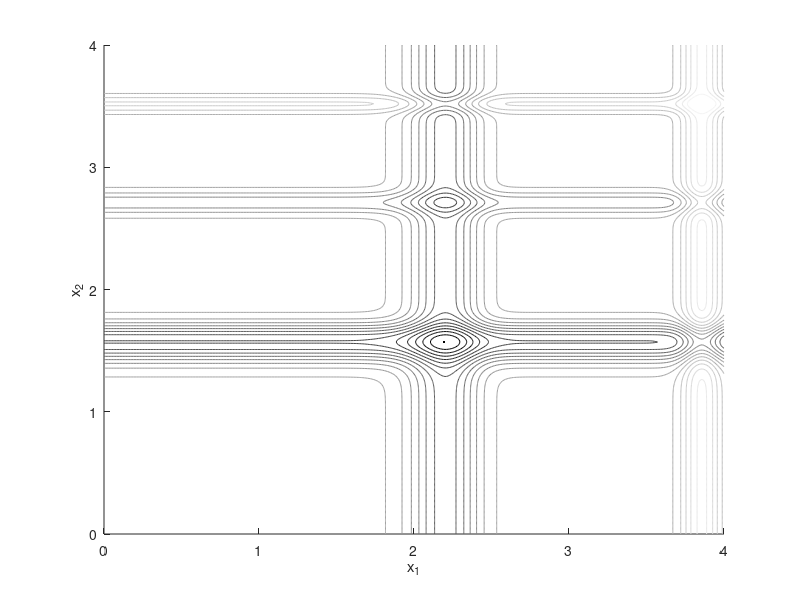
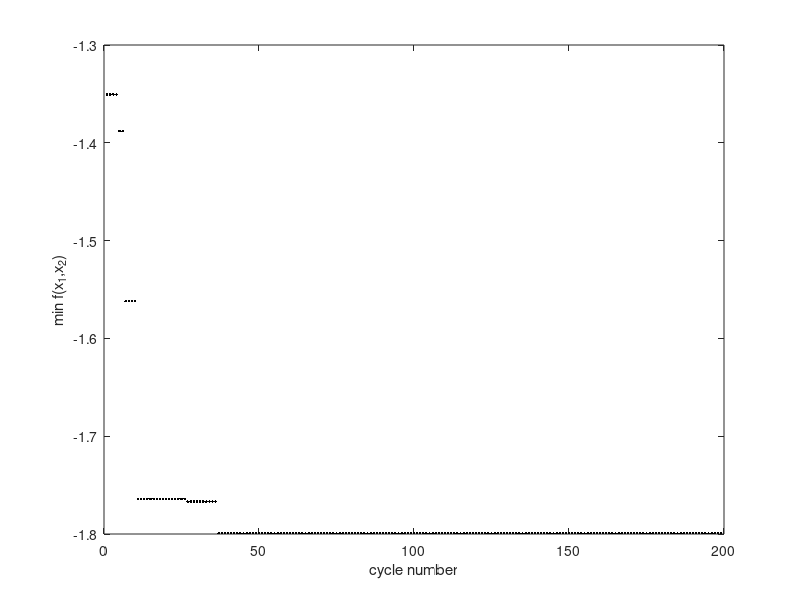

The MATLAB script that drew these images, in order:
% Simulated Annealing, written by Mojtaba Eslami


clear all

ul = 0; % lower bound of design variables
uh = 4; % higher bound of design variables

x = [ul:0.01:uh];
y = [ul:0.01:uh];
for i=1:length(x)
    for j=1:length(y)
        f(i,j) = -sin(y(j))*sin(y(j)^2/pi)^20-sin(x(i))*sin(2*x(i)^2/pi)^20;
    end
end

figure(1);clf;hold on
contour(x,y,f,20)
xlabel('x_1')
ylabel('x_2')

axis([ul uh ul uh])
colormap(gray)

c = .5; % temperature reduction factor
n = 50; % number of iterations before temperature reduction (n is used instead of the parameter m)

% estimating the value of T
x1 = ul+rand(10,1)*uh; % ten random numbers are generated for x1
x2 = ul+rand(10,1)*uh; % ten random numbers are generated for x2

f = -sin(x1).*sin(x1.^2/pi).^20-sin(x2).*sin(2*x2.^2/pi).^20;
T = abs(mean(f));

p = 1; %cycle number
i = 1; %iteration number
vicinity_radius = 2;


X = ul+(uh-ul)*rand(2,1);
X_best = X;
fbest(1) = 1000;

while p<200
    f = -sin(X(1)).*sin(X(1).^2/pi).^20-sin(X(2)).*sin(2*X(2).^2/pi).^20;
    
    X_new(1) = max(X(1)-vicinity_radius,ul)+rand*(min(X(1)+vicinity_radius,uh)-max(X(1)-vicinity_radius,ul));
    X_new(2) = max(X(2)-vicinity_radius,ul)+rand*(min(X(2)+vicinity_radius,uh)-max(X(2)-vicinity_radius,ul));
       
    f_new = -sin(X_new(1)).*sin(X_new(1).^2/pi).^20-sin(X_new(2)).*sin(2*X_new(2).^2/pi).^20;
    
    % accept or reject X_new using Metropolis criterion
    if f_new<f
        X = X_new;
        
        %saving the results
        if f_new<min(fbest)
            X_best = X;
            fbest(p) = min(min(fbest),f_new);
        end
        
    elseif exp(-(f_new-f)/T)<rand
        X = X_new;
    end
    
        
    i = i+1;
    
    if i>=n
        fbest(p) = min(fbest);
        p = p+1;
        i = 1;
        T = c*T;
    end
end

X_best

figure(1)
plot(X_best(1),X_best(2),'k.')

figure(2)
plot(fbest,'k.')
xlabel('cycle number')
ylabel('min f(x_1,x_2)')

